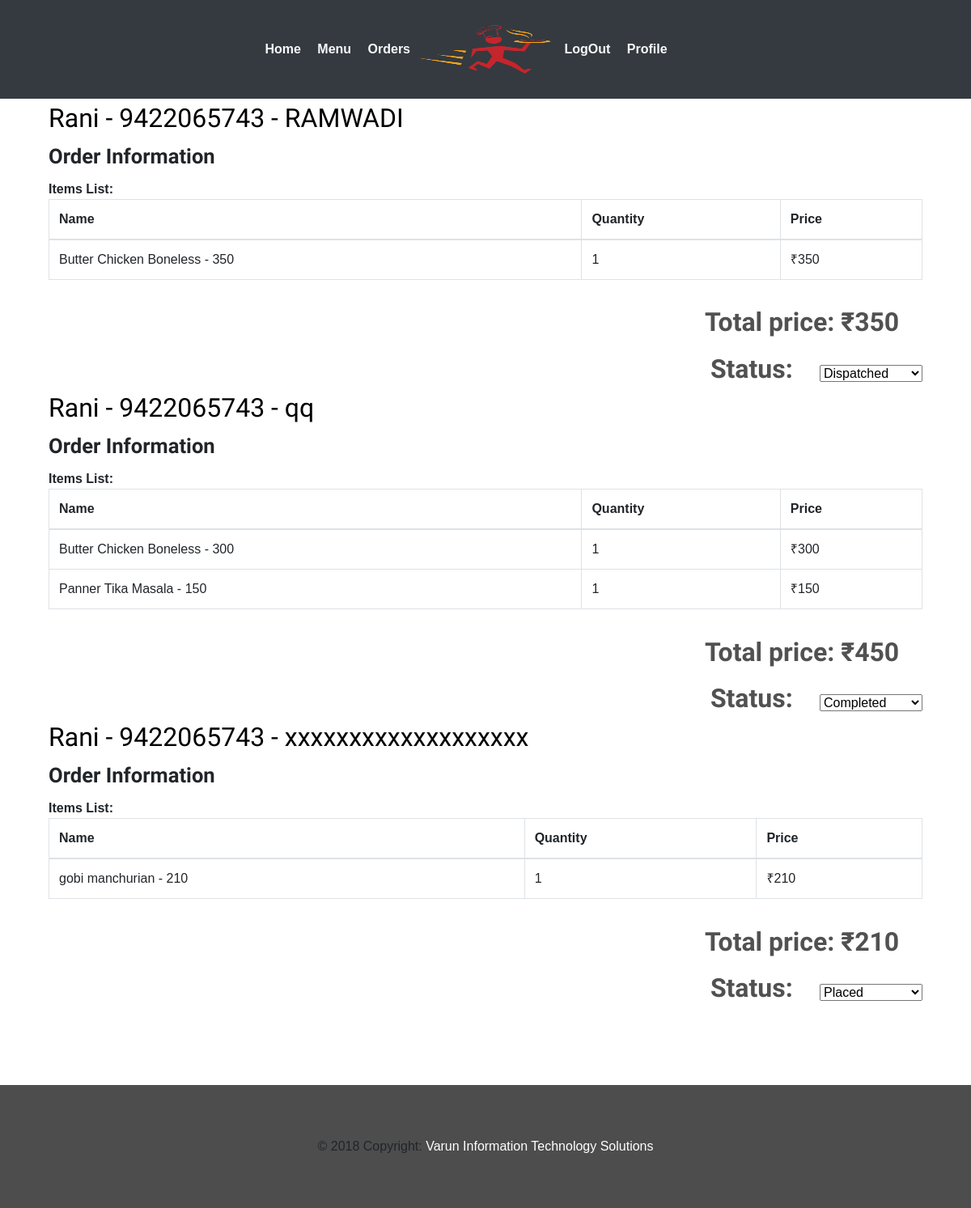
The app's page /restaurant/orderlist/ (signed in) with its own data.
### webapp/models.py (models this page shows, shortened)
class Customer(models.Model):
	user 		= models.OneToOneField(settings.AUTH_USER_MODEL,on_delete=models.CASCADE)
	f_name   	= models.CharField(max_length=20,blank=False)
	l_name		= models.CharField(max_length=20,blank=False)
	city  		= models.CharField(max_length=40,blank=False)
	phone 		= models.CharField(max_length=10,blank=False)
	address		= models.TextField()

class Order(models.Model):
	id 				= models.AutoField(primary_key=True)
	total_amount    = models.IntegerField(default=0)
	timestamp       = models.DateTimeField(auto_now_add=True)
	delivery_addr   = models.CharField(max_length=50,blank=True)
	orderedBy       = models.ForeignKey(User ,on_delete=models.CASCADE)
	r_id			= models.ForeignKey(Restaurant ,on_delete=models.CASCADE)
	ORDER_STATE_WAITING 	 = "Waiting"
	ORDER_STATE_PLACED 		 = "Placed"
	ORDER_STATE_ACKNOWLEDGED = "Acknowledged"
	ORDER_STATE_COMPLETED    = "Completed"
	ORDER_STATE_CANCELLED    = "Cancelled"
	ORDER_STATE_DISPATCHED   = "Dispatched"
	ORDER_STATE_CHOICES = (
		(ORDER_STATE_WAITING,ORDER_STATE_WAITING),
	    (ORDER_STATE_PLACED, ORDER_STATE_PLACED),
	    (ORDER_STATE_ACKNOWLEDGED, ORDER_STATE_ACKNOWLEDGED),
	    (ORDER_STATE_COMPLETED, ORDER_STATE_COMPLETED),
	    (ORDER_STATE_CANCELLED, ORDER_STATE_CANCELLED),
	    (ORDER_STATE_DISPATCHED, ORDER_STATE_DISPATCHED)
	)
	status = models.CharField(max_length=50,choices=ORDER_STATE_CHOICES,default=ORDER_STATE_WAITING)

class Menu(models.Model):
	id 		 = models.AutoField(primary_key=True)
	item_id  = models.ForeignKey(Item,on_delete=models.CASCADE)
	r_id     = models.ForeignKey(Restaurant,on_delete=models.CASCADE)
	price    = models.IntegerField(blank=False)
	quantity = models.IntegerField(blank=False,default=0)
	def __str__(self):
		return self.item_id.fname+' - '+str(self.price)

class Item(models.Model):
	id 			= models.AutoField(primary_key=True)
	fname 		= models.CharField(max_length=30,blank=False)
	category 	= models.CharField(max_length=50,blank=False)

### webapp/views.py (the view, shortened to what this page needs)
# urls.py: path('restaurant/orderlist/',views.orderlist,name='orderlist'),
def orderlist(request):
    if request.user.is_restaurant:
        orders = Order.objects.filter(r_id_id=request.user.restaurant.id).order_by('-timestamp')
        corders = [ ]
    else:
        orders = Order.objects.filter(orderedBy_id=request.user.id).order_by('-timestamp')
        corders = []
    for order in orders:
        user = User.objects.filter(id=order.orderedBy.id)
        user = user[ 0 ]
        corder = [ ]
        if user.is_restaurant:
            corder.append(user.restaurant.rname)
            corder.append(user.restaurant.info)
        else:
            corder.append(user.customer.f_name)
            corder.append(user.customer.phone)
        items_list = orderItem.objects.filter(ord_id=order)
        items = [ ]
        for item in items_list:
            citem = [ ]
            citem.append(item.item_id)
            citem.append(item.quantity)
            menu = Menu.objects.filter(id=item.item_id.id)
            citem.append(menu[ 0 ].price * item.quantity)
            menu = 0
            items.append(citem)
        corder.append(items)
        corder.append(order.total_amount)
        corder.append(order.id)
        x = order.status
        if x == Order.ORDER_STATE_WAITING:
            continue
        elif x == Order.ORDER_STATE_PLACED:
            x = 1
        elif x == Order.ORDER_STATE_ACKNOWLEDGED:
            x = 2
        elif x == Order.ORDER_STATE_COMPLETED:
            x = 3
        elif x == Order.ORDER_STATE_DISPATCHED:
            x = 4
        elif x == Order.ORDER_STATE_CANCELLED:
            x = 5
        else:
            continue
        corder.append(x)
        corder.append(order.delivery_addr)
        corders.append(corder)
    context = {
        "orders": corders,
    }
    return render(request, "webapp/order-list.html", context)

### webapp/templates/webapp/order-list.html (shortened to what this page needs)
{% extends 'webapp/base2.html' %}
{% block body %}
{% for order in orders %}
            <div class="container">
                    <div class="col-md-12 restaurent-title">
                        <div class="logo-title" style="border: 0;">
                            <h4>{{order.0}} - {{order.1}} - {{order.6}}</h4>
                        </div>
                    </div>
                    <div class="col-md-12 order-form-grid  wow fadeInLeft">
                        <h5>Order Information</h5>
                        <span>Items List:</span>
                        <div>
                            <table class="table table-hover table-bordered">
                                <thead>
                                    <th>
                                        Name
                                    </th>
                                    <th>
                                        Quantity
                                    </th>
                                    <th>
                                        Price
                                    </th>
                                </thead>
                                {% for x in order.2 %}
                                    <tr><td>{{x.0}}</td><td>{{x.1}}</td><td>&#x20b9;{{x.2}}</td></tr>
                                {% endfor %}
                            </table>
                        </div>
                    </div>
                    <div class="col-md-12 buy"  style="display: inline-block;">
                        <form action="" method="POST">{% csrf_token %}
                        <span>Total price: &#x20b9;{{order.3}}</span>
                        <span  style="display: inline;">Status:</span>
                        <select name="orderstatus">
                            {% if order.5 == 1 %}
                            <option value="1" selected>Placed</option>
                            {% endif %}
                            {% if order.5 == 3 %}
                            <option value="3" selected>Completed</option>
                            {% endif %}
                            {% if order.5 == 4 %}
                            <option value="4" selected>Dispatched</option>
                            {% endif %}
                        </select>
                        </form>
                    </div>
        </div>
{% endfor %}
{% endblock %}

### webapp/static/webapp/css/style.css (style rules this page uses)
body { padding:0; margin:0; font-family: 'Source Sans Pro', sans-serif; }
h1,h2,h3,h4,h5,h6 { margin:0; }
.order-form-grid h5 { font-size:1.6em; font-weight:700; margin-bottom:0.5em; font-family: 'Lobster Two', cursive; }
.order-form-grid span { font-size:16px; font-weight:600; }
.restaurent-title h4 { color:#000000; font-size:2em; font-weight:500; font-family: 'Lobster Two', cursive; margin:5px 0 12px 0; }
.logo-title { border-bottom:1px dotted #000000; width: 63%; margin-bottom: 0.8em; }
.buy { text-align:right; margin-top: 0.8em; }
.buy span { color:#515151; font-size:2em; font-weight:600; display: block; margin: 0 0.9em 0.3em 0; font-family: 'Lobster Two', cursive; }

### records on screen
Customer: f_name "Rani" "Rani" "Rani", phone "9422065743" "9422065743" "9422065743"
Order: delivery_addr "RAMWADI"
Menu: item_id+price "Butter Chicken Boneless - 350", x "1", price "350"
Order: delivery_addr "qq"
Menu: item_id+price "Butter Chicken Boneless - 300", item_id "1", price "300"
Menu: item_id+price "Panner Tika Masala - 150", x "1", price "150"
Order: delivery_addr "xxxxxxxxxxxxxxxxxxx"
Menu: item_id+price "gobi manchurian - 210", r_id "1", price "210"

### other values on screen
{{ order.3 }} "350" "450" "210"
